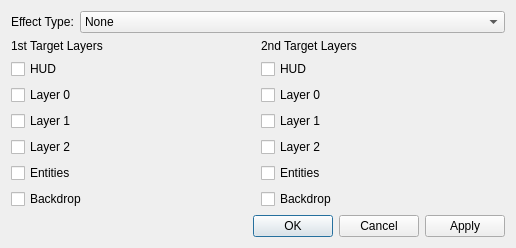
<?xml version="1.0" encoding="UTF-8"?>
<ui version="4.0">
 <class>ColorEffectsEditor</class>
 <widget class="QDialog" name="ColorEffectsEditor">
  <property name="geometry">
   <rect>
    <x>0</x>
    <y>0</y>
    <width>472</width>
    <height>228</height>
   </rect>
  </property>
  <property name="windowTitle">
   <string>Color Effects Editor</string>
  </property>
  <layout class="QVBoxLayout" name="verticalLayout">
   <item>
    <layout class="QHBoxLayout" name="horizontalLayout">
     <item>
      <widget class="QLabel" name="label_3">
       <property name="text">
        <string>Effect Type:</string>
       </property>
      </widget>
     </item>
     <item>
      <widget class="QComboBox" name="effect_type">
       <property name="sizePolicy">
        <sizepolicy hsizetype="Expanding" vsizetype="Fixed">
         <horstretch>0</horstretch>
         <verstretch>0</verstretch>
        </sizepolicy>
       </property>
       <item>
        <property name="text">
         <string>None</string>
        </property>
       </item>
       <item>
        <property name="text">
         <string>Alpha Blending (Mixes 1st and 2nd targets)</string>
        </property>
       </item>
       <item>
        <property name="text">
         <string>Brighten (Seems unsupported by engine; would mix 1st target with white)</string>
        </property>
       </item>
       <item>
        <property name="text">
         <string>Darken (Seems unsupported by engine; would mix 1st target with black)</string>
        </property>
       </item>
      </widget>
     </item>
    </layout>
   </item>
   <item>
    <layout class="QGridLayout" name="gridLayout">
     <item row="5" column="1">
      <widget class="QCheckBox" name="t2_entities">
       <property name="text">
        <string>Entities</string>
       </property>
      </widget>
     </item>
     <item row="1" column="0">
      <widget class="QCheckBox" name="t1_hud">
       <property name="text">
        <string>HUD</string>
       </property>
      </widget>
     </item>
     <item row="5" column="0">
      <widget class="QCheckBox" name="t1_entities">
       <property name="text">
        <string>Entities</string>
       </property>
      </widget>
     </item>
     <item row="1" column="1">
      <widget class="QCheckBox" name="t2_hud">
       <property name="text">
        <string>HUD</string>
       </property>
      </widget>
     </item>
     <item row="2" column="0">
      <widget class="QCheckBox" name="t1_layer_0">
       <property name="text">
        <string>Layer 0</string>
       </property>
      </widget>
     </item>
     <item row="6" column="0">
      <widget class="QCheckBox" name="t1_backdrop">
       <property name="text">
        <string>Backdrop</string>
       </property>
      </widget>
     </item>
     <item row="2" column="1">
      <widget class="QCheckBox" name="t2_layer_0">
       <property name="text">
        <string>Layer 0</string>
       </property>
      </widget>
     </item>
     <item row="6" column="1">
      <widget class="QCheckBox" name="t2_backdrop">
       <property name="text">
        <string>Backdrop</string>
       </property>
      </widget>
     </item>
     <item row="3" column="0">
      <widget class="QCheckBox" name="t1_layer_1">
       <property name="text">
        <string>Layer 1</string>
       </property>
      </widget>
     </item>
     <item row="3" column="1">
      <widget class="QCheckBox" name="t2_layer_1">
       <property name="text">
        <string>Layer 1</string>
       </property>
      </widget>
     </item>
     <item row="4" column="0">
      <widget class="QCheckBox" name="t1_layer_2">
       <property name="text">
        <string>Layer 2</string>
       </property>
      </widget>
     </item>
     <item row="4" column="1">
      <widget class="QCheckBox" name="t2_layer_2">
       <property name="text">
        <string>Layer 2</string>
       </property>
      </widget>
     </item>
     <item row="0" column="0">
      <widget class="QLabel" name="label">
       <property name="text">
        <string>1st Target Layers</string>
       </property>
      </widget>
     </item>
     <item row="0" column="1">
      <widget class="QLabel" name="label_2">
       <property name="text">
        <string>2nd Target Layers</string>
       </property>
      </widget>
     </item>
    </layout>
   </item>
   <item>
    <widget class="QDialogButtonBox" name="buttonBox">
     <property name="standardButtons">
      <set>QDialogButtonBox::Apply|QDialogButtonBox::Cancel|QDialogButtonBox::Ok</set>
     </property>
    </widget>
   </item>
  </layout>
 </widget>
 <resources/>
 <connections/>
</ui>
